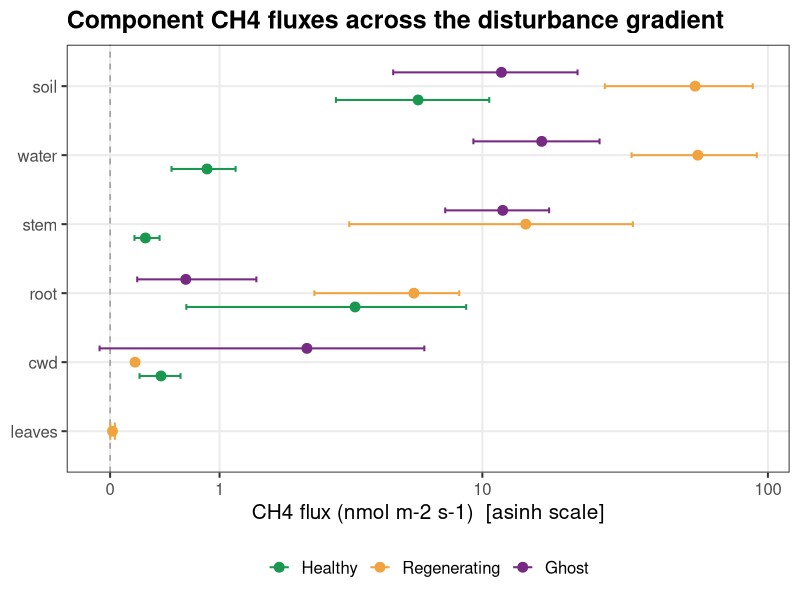
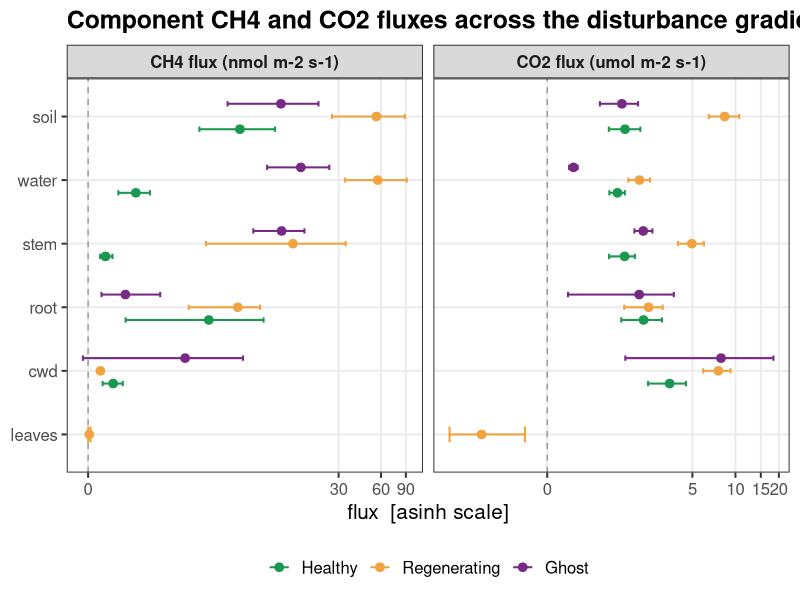
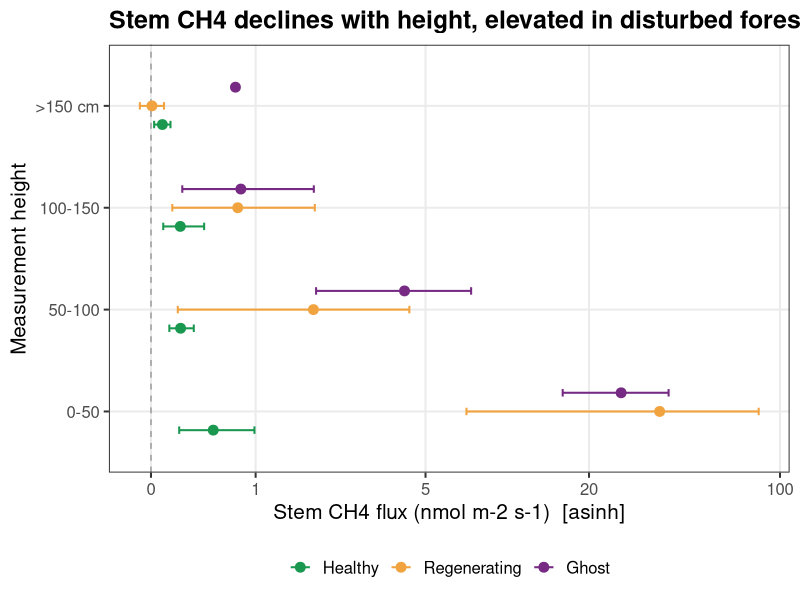

Source code (R) for these figures, in order:
# =============================================================================
# Presentation-optimized figures: simplified flux results + biology (stem).
# =============================================================================
suppressMessages({library(dplyr);library(tidyr);library(ggplot2);library(scales)})
if (requireNamespace("here", quietly = TRUE)) setwd(here::here())
set.seed(1)
PD<-"output/presentation_figures"
asinh_trans<-trans_new("asinh",asinh,sinh)
dist_pal<-c(Healthy="#1a9850",Regenerating="#f1a340",Ghost="#762a83")
theme_pres<-theme_bw(base_size=15)+theme(legend.position="bottom",panel.grid.minor=element_blank(),
   plot.title=element_text(face="bold"),strip.text=element_text(face="bold"))
boot_ci<-function(x,n=2000){x<-x[!is.na(x)];if(length(x)<2)return(c(mean(x),NA,NA));
  m<-replicate(n,mean(sample(x,replace=TRUE)));c(mean(x),unname(quantile(m,c(.025,.975))))}

d<-read.csv("output/data_products/combined_gas_flux_dataset.csv") %>%
  filter(disturbance_level %in% c("ghost","healthy","regenerating")) %>%
  mutate(Class=factor(recode(disturbance_level,healthy="Healthy",regenerating="Regenerating",ghost="Ghost"),
                      levels=c("Healthy","Regenerating","Ghost")),
         component=recode(component,pneumatophore="soil"))

## ---------- 1. Flux results: component x class, bootstrapped mean+CI ----------
comp_lev<-c("leaves","cwd","root","stem","water","soil")
flux_summ<-function(gas){
  d %>% filter(component %in% comp_lev, !is.na(.data[[gas]])) %>%
    group_by(Class,component) %>%
    reframe(as.data.frame(t(boot_ci(.data[[gas]]))) %>% setNames(c("m","lo","hi"))) %>%
    mutate(component=factor(component,levels=comp_lev))
}
ch4<-flux_summ("CH4_best.flux") %>% mutate(gas="CH4 flux (nmol m-2 s-1)")
co2<-flux_summ("CO2_best.flux") %>% mutate(gas="CO2 flux (umol m-2 s-1)")

pflux<-function(dat,ttl){
  ggplot(dat,aes(m,component,color=Class))+
    geom_vline(xintercept=0,linetype=2,color="grey60")+
    geom_errorbarh(aes(xmin=lo,xmax=hi),height=.25,position=position_dodge(.6),linewidth=.7)+
    geom_point(size=3,position=position_dodge(.6))+
    scale_color_manual(values=dist_pal)+scale_x_continuous(trans=asinh_trans,breaks=c(0,1,10,100))+
    labs(x=NULL,y=NULL,color=NULL,title=ttl)+theme_pres}
# CH4-only
ggsave(file.path(PD,"08_flux_results_CH4.png"),
       pflux(ch4,"Component CH4 fluxes across the disturbance gradient")+
         labs(x="CH4 flux (nmol m-2 s-1)  [asinh scale]"),width=8,height=5,dpi=200)
# CH4 + CO2
both<-bind_rows(ch4,co2)
pb<-ggplot(both,aes(m,component,color=Class))+
  geom_vline(xintercept=0,linetype=2,color="grey60")+
  geom_errorbarh(aes(xmin=lo,xmax=hi),height=.25,position=position_dodge(.6),linewidth=.7)+
  geom_point(size=2.6,position=position_dodge(.6))+
  facet_wrap(~gas,scales="free_x")+
  scale_color_manual(values=dist_pal)+scale_x_continuous(trans=asinh_trans)+
  labs(x="flux  [asinh scale]",y=NULL,color=NULL,
       title="Component CH4 and CO2 fluxes across the disturbance gradient")+theme_pres
ggsave(file.path(PD,"08_flux_results_CH4_CO2.png"),pb,width=11,height=5,dpi=200)

## ---------- 2. Biology: stem CH4 vs height + alive/dead ----------
st<-d %>% filter(component=="stem",!is.na(CH4_best.flux))
h<-st$height; if(median(h,na.rm=TRUE)<10) h<-h*100      # m -> cm if needed
st$hbin<-cut(h,breaks=c(-Inf,50,100,150,Inf),labels=c("0-50","50-100","100-150",">150 cm"))
# panel A: height x class
pa_d<-st %>% filter(!is.na(hbin)) %>% group_by(Class,hbin) %>%
  reframe(as.data.frame(t(boot_ci(CH4_best.flux))) %>% setNames(c("m","lo","hi")))
pA<-ggplot(pa_d,aes(m,hbin,color=Class))+
  geom_vline(xintercept=0,linetype=2,color="grey60")+
  geom_errorbarh(aes(xmin=lo,xmax=hi),height=.22,position=position_dodge(.55),linewidth=.7)+
  geom_point(size=3,position=position_dodge(.55))+
  scale_color_manual(values=dist_pal)+scale_x_continuous(trans=asinh_trans,breaks=c(0,1,5,20,100))+
  labs(x="Stem CH4 flux (nmol m-2 s-1)  [asinh]",y="Measurement height",color=NULL,
       title="Stem CH4 declines with height, elevated in disturbed forest")+theme_pres
# height beat only (clean, height effect shown directly). Alive/dead beat = use the
# model-based emmeans figure 09c_alive_dead.png (height-controlled; raw means are
# confounded because dead stems were measured lower in the canopy).
ggsave(file.path(PD,"09_biology_stem_height.png"),pA,width=9,height=5,dpi=200)
cat("written presentation flux + biology (height) figures\n")
